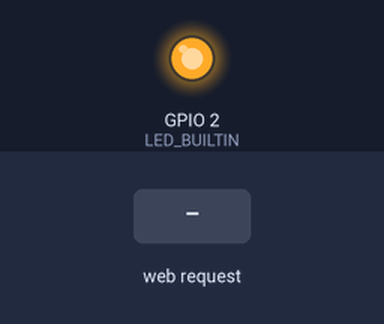
The sketch below on a simulated ESP32. Parts: output pins drawn as LEDs (lit = HIGH). Inputs (shaded band) come from the test bench. WiFi joins after 1.5 s; servers stay silent unless stated; what the sketch prints to the serial monitor is not drawn.

Above: at 3.2 s.
3.3 s: HTTP request GET /ligar received
At 4.5 s:
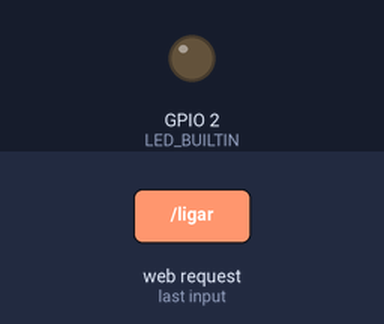
4.8 s: HTTP request GET /desligar received
At 5.7 s:
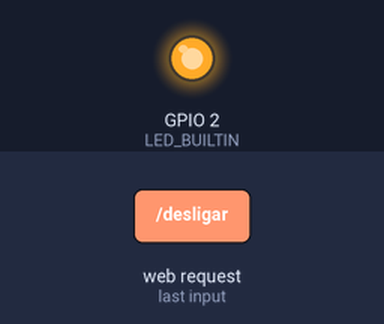
Timing chart, 0 to 7.8 s (numbered marks = the images above; inputs shaded):
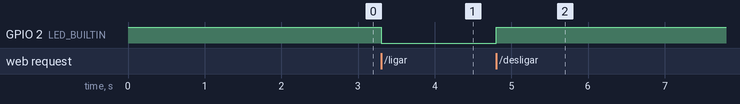

Measured:
- after the input at 3.3 s, GPIO 2 (LED_BUILTIN): HIGH → LOW at once
- after the input at 4.8 s, GPIO 2 (LED_BUILTIN): LOW → HIGH at once

The sketch:

frentetras.ino
```cpp
#include <WiFi.h>
#include <WebServer.h>

#define LED_BUILTIN 2

const char* ssid = "YourSSID";  // Substitua com seu SSID
const char* password = "YourPassword";  // Substitua com sua senha
const int motor1Pin1 = 23;
const int motor1Pin2 = 22;
const int motor2Pin1 = 21;
const int motor2Pin2 = 19;

WebServer server(80);  // Inicializa o servidor web na porta 80

// Função para lidar com a requisição GET na URL "/ligar"
void handleLigar() {
  digitalWrite(LED_BUILTIN, LOW);  // Liga o LED (LOW porque o LED é ativo baixo)digitalWrite(motor2Pin2, LOW);
  digitalWrite(motor1Pin2, LOW);
  digitalWrite(motor1Pin1, HIGH);
  digitalWrite(motor2Pin1, HIGH);
  server.send(200, "text/plain", "LED ligado");
}

// Função para lidar com a requisição GET na URL "/desligar"
void handleDesligar() {
  digitalWrite(LED_BUILTIN, HIGH);  // Desliga o LED (HIGH porque o LED é ativo baixo)
  digitalWrite(motor1Pin1, LOW);
  digitalWrite(motor1Pin2, LOW);
  digitalWrite(motor2Pin1, LOW);
  digitalWrite(motor2Pin2, LOW);
  server.send(200, "text/plain", "LED desligado");
}

// Função para lidar com a requisição GET na URL raiz
void handleRoot() {
  String html = "<html><body>"
                "<h1>Controle do LED</h1>"
                "<p><a href=\"/ligar\">Ligar LED</a></p>"
                "<p><a href=\"/desligar\">Desligar LED</a></p>"
                "</body></html>";
  server.send(200, "text/html", html);
}

void setup() {
  Serial.begin(115200);

  // Configurar o LED embutido como saída
  pinMode(LED_BUILTIN, OUTPUT);
  digitalWrite(LED_BUILTIN, HIGH);  // Certificar-se de que o LED está desligado inicialmente

  // Conectar-se à rede WiFi
  WiFi.begin(ssid, password);
  while (WiFi.status() != WL_CONNECTED) {
    delay(1000);
    Serial.println("Connecting to WiFi...");
  }
  Serial.println("Connected to WiFi");

  // Imprimir o endereço IP
  Serial.println(WiFi.localIP());

  // Definir os handlers para as URLs específicas
  server.on("/", handleRoot);  // Handler para a URL raiz
  server.on("/ligar", handleLigar);  // Handler para a URL /ligar
  server.on("/desligar", handleDesligar);  // Handler para a URL /desligar

  // Iniciar o servidor
  server.begin();
  Serial.println("HTTP server started");
}

void loop() {
  // Manter o servidor rodando
  server.handleClient();
}
```
